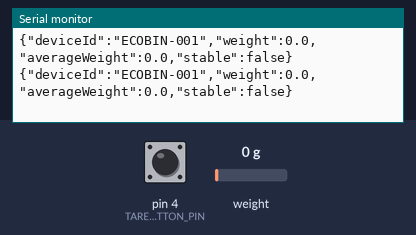
This sketch was run on a simulated Arduino Uno, built with avr-gcc and run on an emulated ATmega328P. Shown: the last lines printed to the serial monitor. The test bench sets the inputs (shaded band); at power-on: weight on the scale 0 g, pin 4 (TARE_BUTTON_PIN) HIGH.

Above: at 3.2 s.
3.3 s: weight on the scale set to 4 g
At 4.0 s:
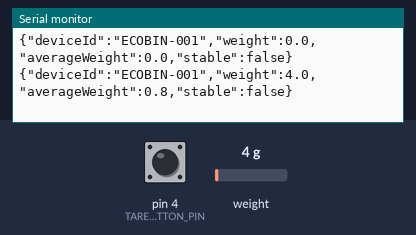
6.6 s: weight on the scale set to 7 g
At 7.6 s:
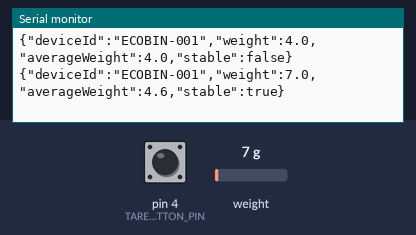
Timing chart, 0 to 9.6 s (numbered marks = the images above; inputs shaded):
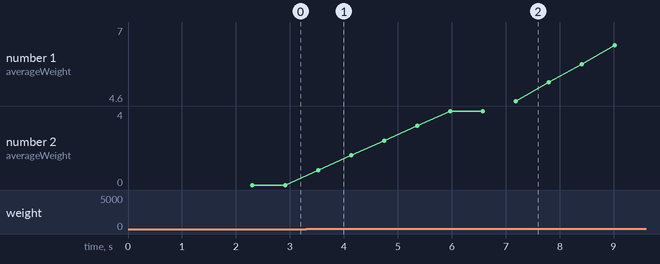

The sketch:

ecobin_hx711.ino
```cpp
/*
 * ===================================================================================
 *  PROJECT: ECO BIN — Eco Rewarding Smart Bin
 *  DEVICE ID: ECOBIN-001
 *  HARDWARE: Arduino Uno + HX711 Load Cell Amplifier (5kg / 10kg / 20kg bar)
 * ===================================================================================
 *
 *  WIRING INSTRUCTIONS:
 *  ---------------------------------------------------------------------------------
 *  HX711 Module          Arduino Uno
 *  ---------------------------------------------------------------------------------
 *  VCC                   5V
 *  GND                   GND
 *  DT (Data Out)         Digital Pin 3
 *  SCK (Clock)           Digital Pin 2
 *  ---------------------------------------------------------------------------------
 *  Load Cell 4-Wires:
 *  Red    -> E+ (Excitation +)
 *  Black  -> E- (Excitation -)
 *  White  -> A- (Signal -)
 *  Green  -> A+ (Signal +)
 *  ---------------------------------------------------------------------------------
 *
 *  REQUIRED LIBRARY:
 *  Install "HX711 Arduino Library" by Bogdan Necula via Arduino IDE:
 *  Sketch -> Include Library -> Manage Libraries -> Search "HX711" -> Install
 *
 *  HOW IT WORKS:
 *  1. On power-on, the scale automatically tares (zeros out empty weight).
 *  2. Continually reads weight in grams.
 *  3. Formats telemetry as JSON:
 *     {"deviceId":"ECOBIN-001","weight":185.4,"unit":"g","stable":true}
 *  4. Python bridge script (bridge/arduino_bridge.py) reads this over USB Serial
 *     and posts it live to the Eco Bin website.
 *  5. Points (10g = 1 point) are automatically calculated and awarded to the logged-in user!
 * ===================================================================================
 */

#include "HX711.h"

// Pin Definitions
const int LOADCELL_DOUT_PIN = 3;
const int LOADCELL_SCK_PIN = 2;
const int TARE_BUTTON_PIN = 4; // Optional physical push-button to tare (Pin 4 to GND with INPUT_PULLUP)

// Device Identification
const char* DEVICE_ID = "ECOBIN-001";

// Calibration factor
// Adjust this factor to calibrate your specific load cell!
// Common starting values for standard 5kg load cells: ~420.0 to ~450.0
// If 100g reads as 50g, divide calibration_factor by 2.
// If 100g reads as 200g, multiply calibration_factor by 2.
float calibration_factor = 420.0;

HX711 scale;

// Stability detection variables
float lastReadings[5] = {0, 0, 0, 0, 0};
int readingIndex = 0;
const int NUM_READINGS = 5;

void setup() {
  // Start Serial communication at 9600 baud
  Serial.begin(9600);
  while (!Serial) {
    ; // Wait for serial port to connect (needed for native USB)
  }

  // Setup Tare Button
  pinMode(TARE_BUTTON_PIN, INPUT_PULLUP);

  // Initialize HX711
  scale.begin(LOADCELL_DOUT_PIN, LOADCELL_SCK_PIN);

  // Send startup status
  Serial.println("{\"status\":\"initializing\",\"deviceId\":\"ECOBIN-001\"}");

  // Wait for HX711 to stabilize
  delay(1000);

  if (scale.is_ready()) {
    scale.set_scale(calibration_factor);
    scale.tare(); // Zero the scale on startup
    Serial.println("{\"status\":\"ready\",\"deviceId\":\"ECOBIN-001\",\"msg\":\"Tare complete\"}");
  } else {
    Serial.println("{\"status\":\"error\",\"deviceId\":\"ECOBIN-001\",\"msg\":\"HX711 not found! Check wiring.\"}");
  }
}

void loop() {
  // Check if tare button is pressed or serial command 't' is sent
  if (digitalRead(TARE_BUTTON_PIN) == LOW || (Serial.available() > 0 && Serial.read() == 't')) {
    scale.tare();
    Serial.println("{\"status\":\"tared\",\"deviceId\":\"ECOBIN-001\",\"weight\":0.0}");
    delay(500);
  }

  if (scale.is_ready()) {
    // Read average of 3 raw readings for hardware noise reduction
    float weight = scale.get_units(3);

    // Filter tiny negative noise close to zero
    if (weight < 0.5 && weight > -2.0) {
      weight = 0.0;
    }

    // Round to 1 decimal place
    weight = round(weight * 10.0) / 10.0;

    // Track stability
    lastReadings[readingIndex] = weight;
    readingIndex = (readingIndex + 1) % NUM_READINGS;

    // Check if stable (all recent readings within 3 grams of each other)
    float minVal = lastReadings[0];
    float maxVal = lastReadings[0];
    float sum = 0;
    for (int i = 0; i < NUM_READINGS; i++) {
      if (lastReadings[i] < minVal) minVal = lastReadings[i];
      if (lastReadings[i] > maxVal) maxVal = lastReadings[i];
      sum += lastReadings[i];
    }
    float avgWeight = round((sum / NUM_READINGS) * 10.0) / 10.0;
    bool isStable = (maxVal - minVal) <= 3.0 && weight > 5.0;

    // Send JSON telemetry line over Serial
    Serial.print("{\"deviceId\":\"");
    Serial.print(DEVICE_ID);
    Serial.print("\",\"weight\":");
    Serial.print(weight, 1);
    Serial.print(",\"averageWeight\":");
    Serial.print(avgWeight, 1);
    Serial.print(",\"stable\":");
    Serial.print(isStable ? "true" : "false");
    Serial.println("}");
  } else {
    Serial.println("{\"status\":\"waiting\",\"deviceId\":\"ECOBIN-001\"}");
  }

  // Sample delay (approx 3 to 4 readings per second)
  delay(300);
}
```

Measured:
- the behaviour switches between 5 and 6 g on weight on the scale (found by bisection; images 1 and 2)
- after the input at 3.3 s, the serial monitor: prints a new line after 0.22 s (image 1)
- after the input at 6.6 s, the serial monitor: prints a new line after 0.59 s (image 2)
- plotted number 2: 0 → 4 after the input at 3.3 s
